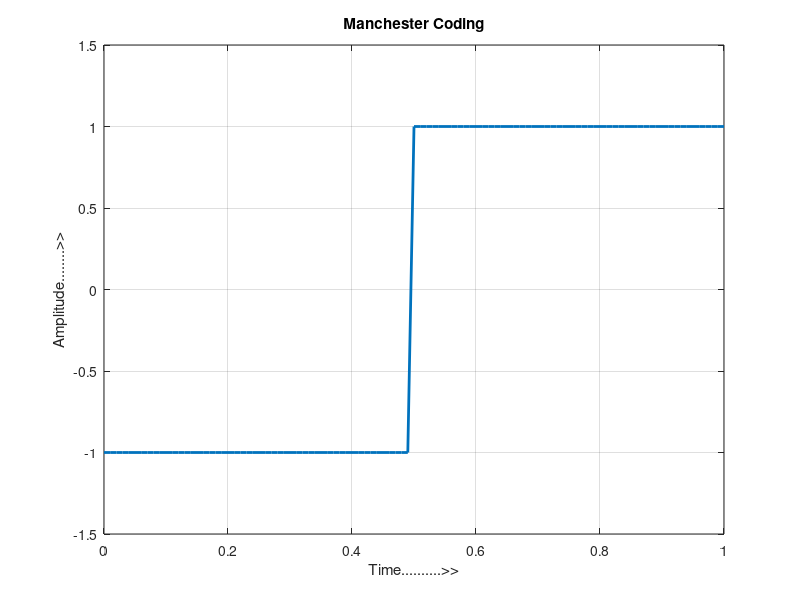

Recreate this plot in MATLAB.
clc;
clear all;
close all;
b=input('Enter the Bit stream \n '); 
n = length(b);
t = 0:.01:n;
x = 1:1:(n+1)*100;
tmp=1;
for i = 1:n
    for j = i:.1:i+1
        if b(i)==1
            bw(x(i*100:((100*i)+50))) = 1;
            bw(x((100*i)+50):((i+1)*100)) = -1;
        else
            bw(x(i*100:((100*i)+50))) = -1;
            bw(x((100*i)+50):((i+1)*100)) = 1;
        end
    end
end

%t=t(1:end-50);
bw = bw(100:end);
subplot(1,1,1)
plot(t,bw,'Linewidth',2)
grid on ; 
axis([0 n -1.5 +1.5]);
title("Manchester Coding")
xlabel("Time..........>>");
ylabel("Amplitude........>>");